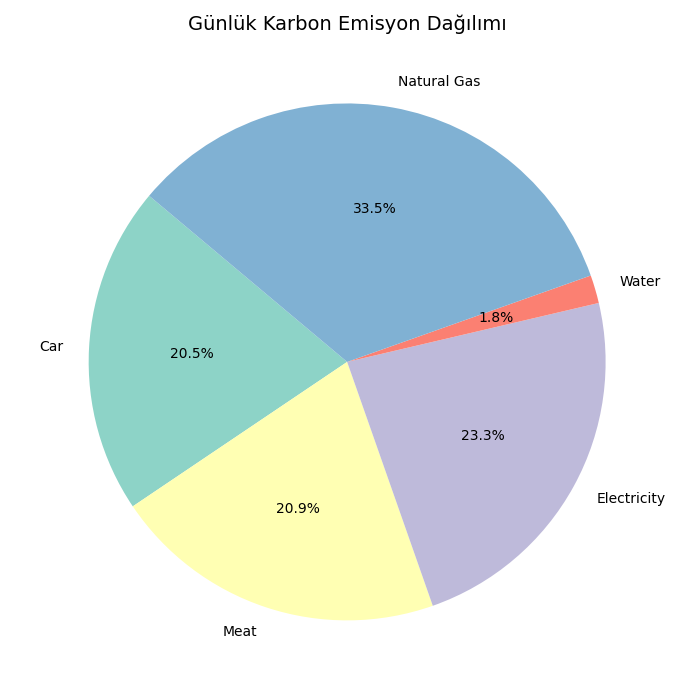

The Python source for this figure:
import json
import matplotlib.pyplot as plt


with open("carbon_output.json", "r") as f:
    data = json.load(f)

# Anahtarlar ve değerler
labels = []
values = []


for key, value in data.items():
    if key != "total_daily_emission_kg":
        labels.append(key.replace("_emission_kg", "").replace("_", " ").title())
        values.append(value)


colors = ['#8dd3c7', '#ffffb3', '#bebada', '#fb8072', '#80b1d3']

# Pasta grafiği
plt.figure(figsize=(7, 7))
plt.pie(values, labels=labels, autopct='%1.1f%%', colors=colors, startangle=140)
plt.title("Günlük Karbon Emisyon Dağılımı", fontsize=14)
plt.tight_layout()

plt.savefig("carbon_pie_chart.png")


plt.show()
